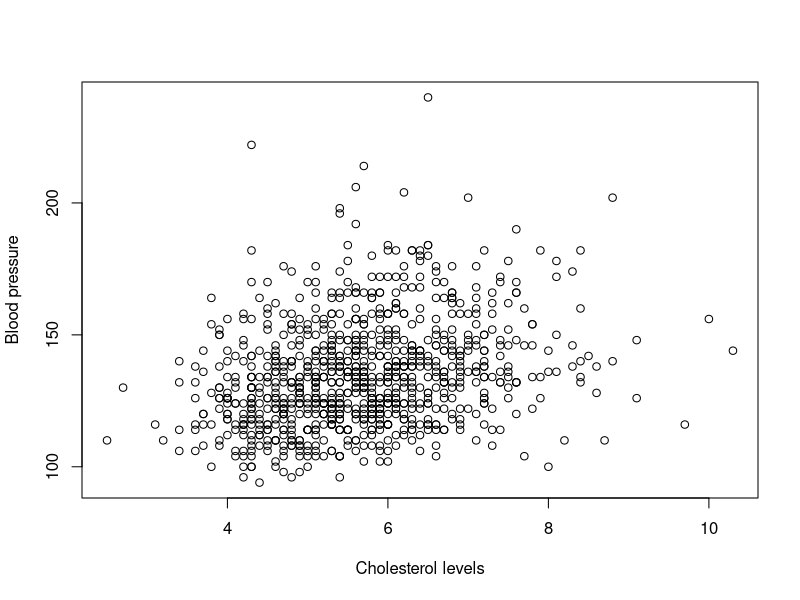
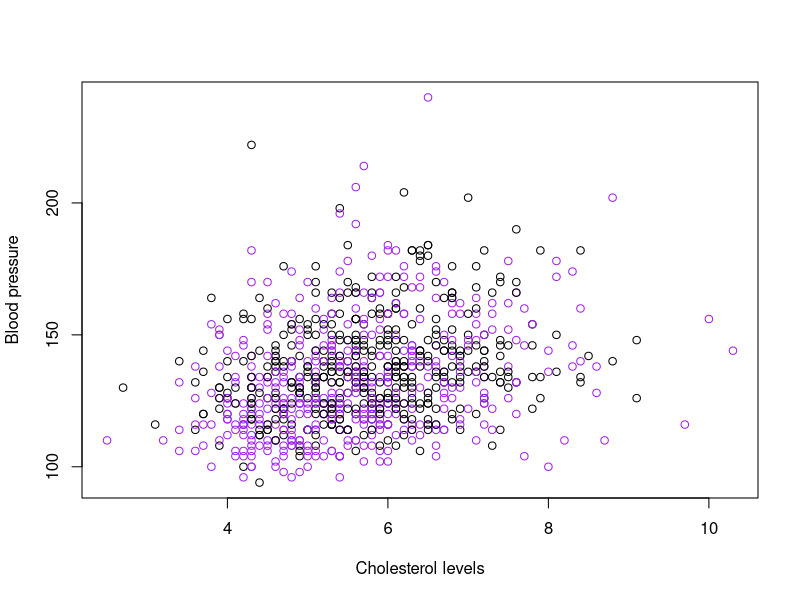
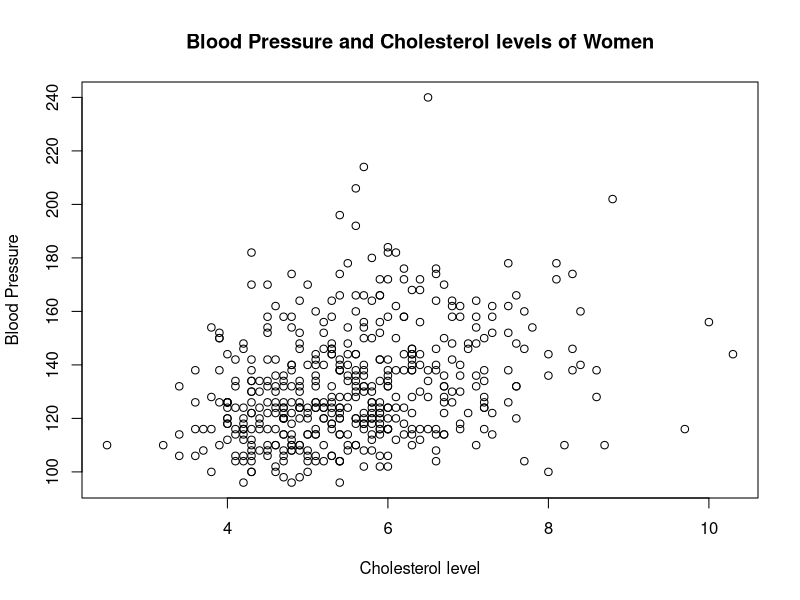
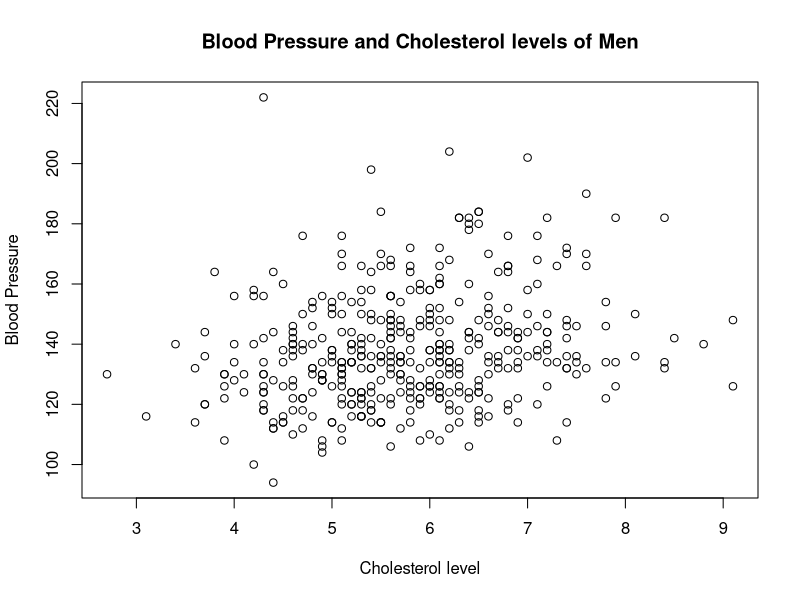
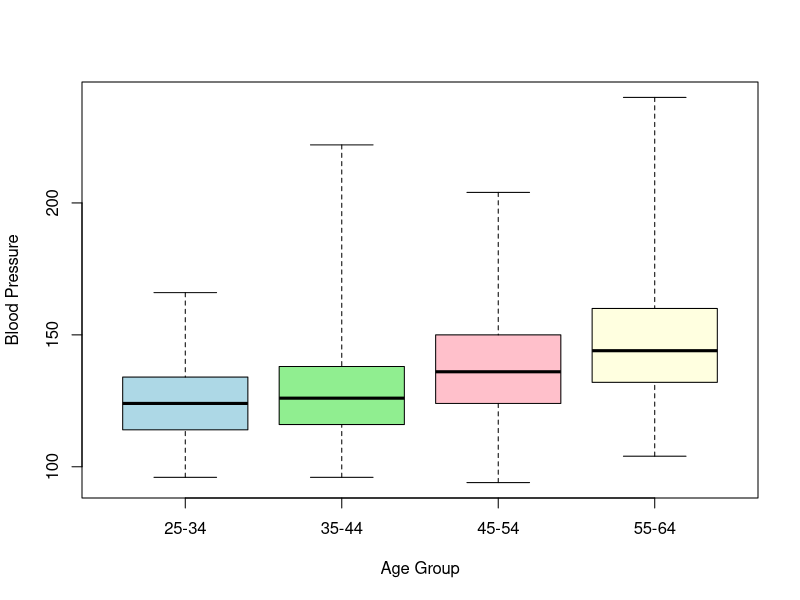
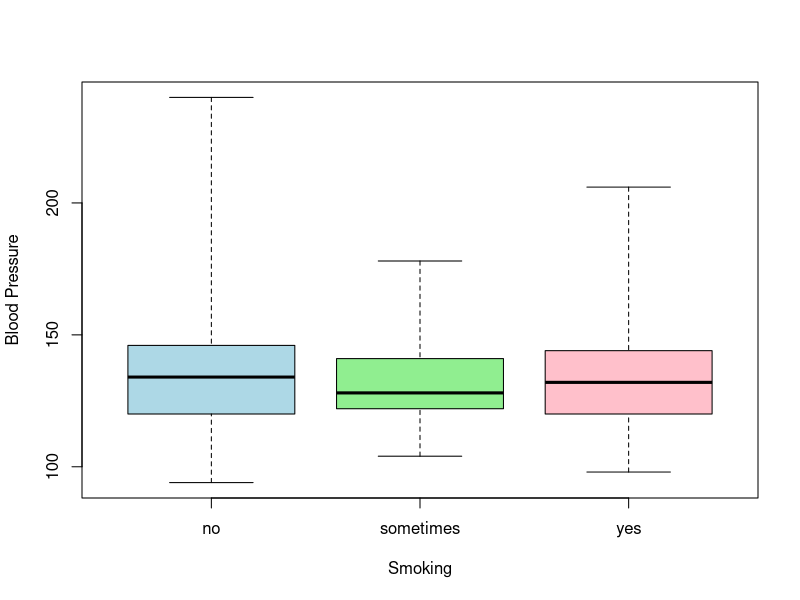

Source code (R) for these figures, in order:
# TILP2400 Exercises 5
# Kalindunie Kulathunga

hdata <- read.table("healthdata.txt", header = TRUE)

hdata$age <- factor(hdata$age)

hdata$gender <- factor(hdata$gender)

hdata$smoking <- factor(hdata$smoking)

str(hdata)


#Task 1

plot(hdata$chol, hdata$syst, xlab = "Cholesterol levels", ylab = "Blood pressure")

#Describe the scatter plot verbally: 
#Based on the plot, can we conclude that there is a strong linear relationship between the variables?
#There is a positive linear dependency between blood pressure and cholesterol levels.But not stronger.  

#Does the scatter plot reveal any outliers?
# Yes there are higher blood pressure values associated with low cholesterol values, and vice versa.  


#Task 2

plot(hdata$chol, hdata$syst, 
     xlab = "Cholesterol levels", 
     ylab = "Blood pressure",
     col = ifelse(hdata$gender== "female", "purple", "black")
)

#Does the plot reveal diﬀerences in blood pressure between women and men?
#Yes. Women and men blood pressure values are different.


#Task 3

cor(hdata$chol, hdata$syst)

#Does the result support the conclusion you made in the previous task about the strength of the linear relationship?
#Yes. Correlation coeﬃcient is 0.2754011. Therefore there is a weak, but positive linear relationship. 


#Task 4

subdata <- subset(hdata, select = c("syst", "chol", "weight", "waist", "bmi"))

cor(subdata)

#Which variable does blood pressure syst correlate most strongly with? 
#Waist circumference

#And with which variable does it correlate the weakest?
#Cholesterol


#Task 5

cor(subdata, method = "spearman")

#Do the values of the correlation coeﬃcients change compared to task 4? 
#Yes, the value of correlation coeﬃcients slightly increased. 

#If so, what might be the reason for the change? 
#Because it measures how much the orders of two variables' observations are alike regardless of their linear dependency. 
#Furthermore outliers are disregarded in this method. 


#Task 6

hdataF <- subset(hdata, gender == "female")

plot(hdataF$chol, hdataF$syst, 
     xlab = "Cholesterol level", 
     ylab = "Blood Pressure",
     main = "Blood Pressure and Cholesterol levels of Women")

cor(hdataF$chol, hdataF$syst)

hdataM <- subset(hdata, gender == "male")

plot(hdataM$chol, hdataM$syst,
     xlab = "Cholesterol level", 
     ylab = "Blood Pressure",
     main = "Blood Pressure and Cholesterol levels of Men")

cor(hdataM$chol, hdataM$syst)

#Which gender shows a stronger relationship between the variables?
# Female


#Task 7

boxplot(syst~ age, data = hdata, range = 0,
        ylab = "Blood Pressure", 
        xlab = "Age Group", 
        col = c("lightblue", "lightgreen", "pink", "lightyellow"))

#Based on the plot, is blood pressure associated with a person’s age?
#Yes. It seems that blood pressure increase when people aged. 

boxplot(syst~ smoking, data = hdata, range = 0, 
        ylab = "Blood Pressure", 
        xlab = "Smoking", 
        col = c("lightblue", "lightgreen", "pink", "lightyellow"))

#Based on the plot, is blood pressure associated with a person’s smoking status?
#No. It seems that blood pressure does not strongly depend on the smoking status. 


#Task 8

table <- table(hdata$smoking, hdata$age)

prop.table(table, margin = 1)*100

#Can the contingency table be used to determine whether the variables are dependent?
#Yes. Since relative frequencies change across rows and columns, it seems that smoking status affected by age.


#Task 9

#H0 : “smoking and age are independent”
#H1 : “smoking and age are dependent”

chisq.test(hdata$smoking, hdata$age) 

#Interpret the test result: are the variables dependent?
#P-value is 0.001921 which is very smaller. Therefore, we can reject the null hypothesis and 
#conclude that smoking and age are dependent. 


#Task 10

table <- table(hdata$smoking, hdata$gender)

prop.table(table, margin = 1)*100

#Can the contingency table be used to determine whether the variables are dependent?
#Yes. Since relative frequencies change across rows and columns, it seems that smoking status affected by gender.

#H0 : “smoking and gender are independent”
#H1 : “smoking and gender are dependent”

chisq.test(hdata$smoking, hdata$gender)

#Interpret the test result: are the variables dependent?
#P-value is 0.001554 which is very smaller. Therefore, we can reject the null hypothesis and 
#conclude that smoking and gender are dependent.

#Are the variables dependent based on the contingency table and the χ2 test?
#Yes. According to contingency table and χ2 test, smoking and gender are dependent. 


